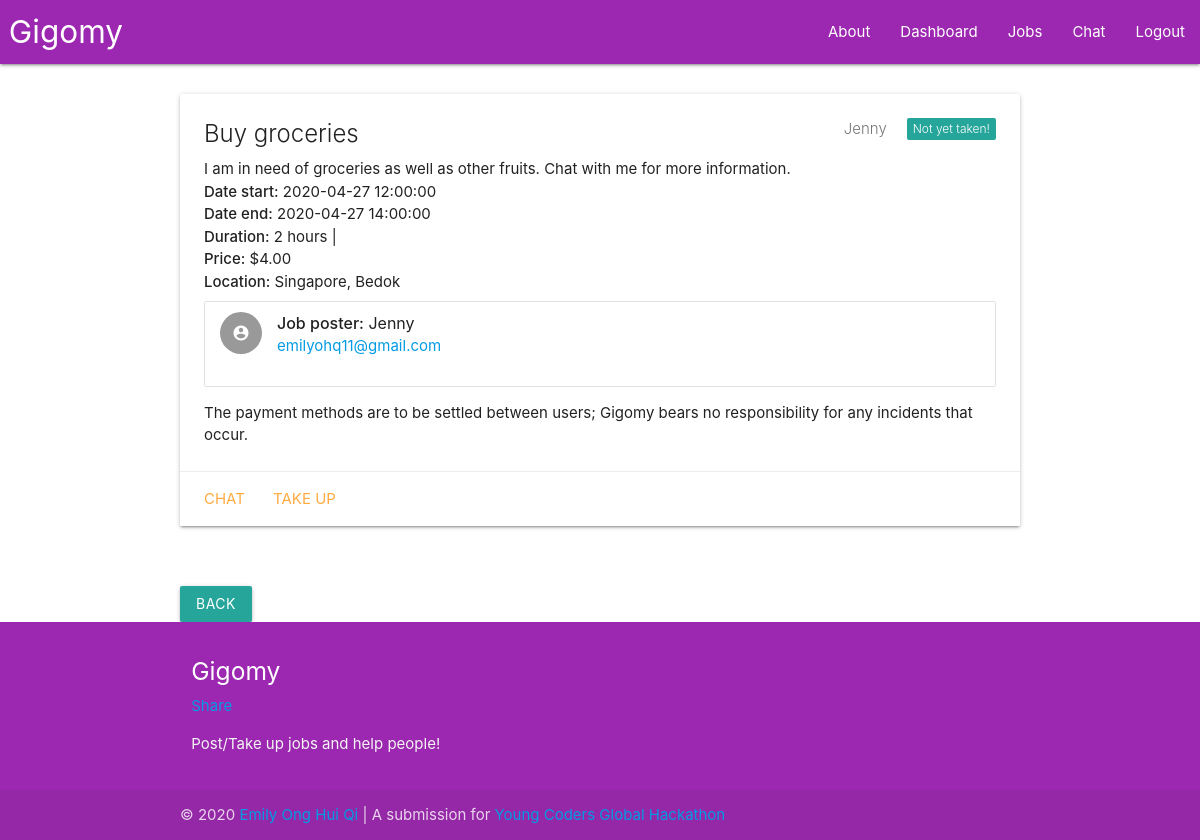
The app's page /see/1 (signed in) with its own data.
### main.py (models this page shows, shortened)
class Job(db.Model):
    jobID = db.Column(db.Integer, unique = True, autoincrement = True, nullable = False, index = True, primary_key = True)
    jobTitle = db.Column(db.String, index = True, nullable = False)
    jobDescription = db.Column(db.String, nullable = False)
    jobLocation = db.Column(db.String, nullable = True)
    jobPrice = db.Column(db.Float, index = True, nullable = False)
    jobDatePosted = db.Column(db.DateTime, index = True, nullable = False)
    jobDateStart = db.Column(db.DateTime, index = True, nullable = True)
    jobDateEnd = db.Column(db.DateTime, index = True, nullable = True)
    jobSender = db.Column(db.String, db.ForeignKey("user.username"), nullable = False)
    jobReceiver = db.Column(db.String, db.ForeignKey("user.username"), nullable = True)

class User(UserMixin, db.Model):
    username = db.Column(db.String, unique = True, nullable = False, index = True, primary_key = True)
    email = db.Column(db.String, unique = True, index = True, nullable = False)
    password = db.Column(db.String, nullable = False)
    avatar = db.Column(db.String, nullable = True)

### main.py (the view)
@app.route ("/see/<id>")
@login_required
def see (id):
    job_ = Job.query.filter_by(jobID = id).first()
    if job_ is None:
        return redirect(url_for("index", _scheme="https", _external=True))
    else:
        jobStatus = getJobStatus(session)
        job = processJob(job_)
        currentUser = getUser(current_user)
        jobSender_ = User.query.filter_by(username = job["jobSender"]).first()
        jobSender = getUser(jobSender_)
        return render_template("see.html", job=job, currentUser=currentUser,
                                jobSender=jobSender, jobStatus_=json.dumps(jobStatus))

### main.py (called while the page is built)
def getUser (user):
    currentUser = {"username": user.username,
                    "email": user.email,
                    "avatar": user.avatar}
    return currentUser

def getJobStatus (data):
    jobStatus = {}
    if data:
        if "abandonedJob" in data:
            data.pop("abandonedJob")
            jobStatus["abandonedJob"] = 1
        if "editedJob" in data:
            data.pop("editedJob")
            jobStatus["editedJob"] = 1
        if "takenUpJob" in data:
            data.pop("takenUpJob")
            jobStatus["takenUpJob"] = 1
        if "deletedJob" in data:
            data.pop("deletedJob")
            jobStatus["deletedJob"] = 1
    return jobStatus

@login.user_loader
def load_user(username):
    return User.query.get(username)

### templates/see.html (shortened to what this page needs)
{% extends "base.html" %}
{% block content %}
  <div id={{job["jobID"]}} class="card darken-1">
    <div class="card-content">
      <span class="card-title">
        {% if job["jobReceiver"] %}
          {% if job["jobReceiver"] == current_user["username"] %}
            <span class="red new badge" data-badge-caption="Your job!"></span>
          {% else %}
            <span class="red new badge" data-badge-caption="Already taken!"></span>
          {% endif %}
        {% else %}
          <span class="new badge" data-badge-caption="Not yet taken!"></span>
        {% endif %}
        <span class="badge">{{job["jobSender"]}}</span>
        {{job["jobTitle"]}}
      </span>
      <p>{{job["jobDescription"]}}</p>
      <p><strong>Date start:</strong> {{job["jobDateStart"]}}</p>
      <p><strong>Date end:</strong> {{job["jobDateEnd"]}}</p>
      <p><strong>Duration:</strong> {{job["jobDuration"]}}</p>
      <p><strong>Price:</strong> {{job["jobPrice"]}}</p>
      <p><strong>Location:</strong> {{job["jobLocation"]}}</p>
      <ul class="collection">
        <li class="collection-item avatar">
          <i class="material-icons circle">account_circle</i>
          <span class="title"><strong>Job poster:</strong> {{jobSender["username"]}}</span>
          <p><a href="mailto:{{jobSender['email']}}?subject=Gigomy">{{jobSender["email"]}}</a></p>
        </li>
      </ul>
      <p>
        The payment methods are to be settled between users; Gigomy bears no responsibility for any incidents that occur.
      </p>
    </div>
    <div class="card-action">
      <a href="{{url_for('chat', username=jobSender['username'])}}">Chat</a>
      {% if jobSender["username"] != currentUser["username"] and not job["jobReceiver"] %}
        <a href="{{url_for('takeUpJob', jobID=job['jobID'])}}">Take up</a>
      {% endif %}
      {% if jobSender["username"] == currentUser["username"] %}
          {% import "forms/setJob.html" as setJobForm %}
          {% set dateStart, timeStart = (job["jobDateStart"]|string).split(" ") %}
          {% set dateEnd, timeEnd = (job["jobDateEnd"]|string).split(" ") %}
          {% set _, price = (job["jobPrice"]|string).split("$") %}
          {% set action = "editJob/" + (job['jobID']|string) %}
      {% endif %}
    </div>
  </div>
  <br/><br/>
  <a href="/"><button type="button" class="btn btn-light">Back</button></a>
{% endblock content %}

### static/css/style.css (style rules this page uses)
body { display: flex; min-height: 100vh; flex-direction: column; }

### records on screen
Job: jobSender "Jenny", jobTitle "Buy groceries", jobDescription "I am in need of groceries as well as other fruits. Chat with me for more information.", jobDateStart "2020-04-27 12:00:00", jobDateEnd "2020-04-27 14:00:00", jobLocation "Singapore, Bedok"
User: username "Jenny", email "emilyohq11@gmail.com"

### other values on screen
{{ job["jobDuration"] }} "2 hours |"
{{ job["jobPrice"] }} "$4.00"
